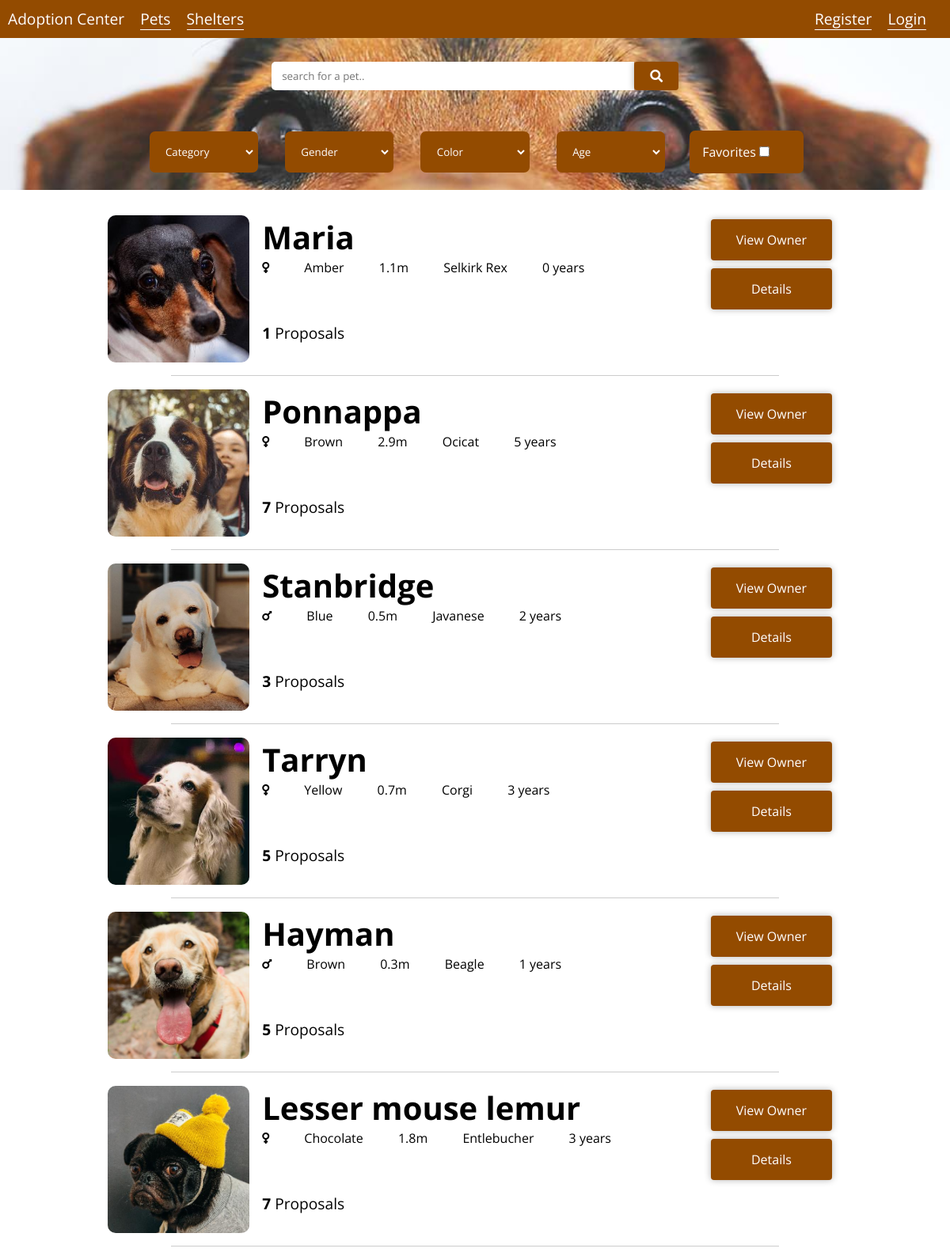
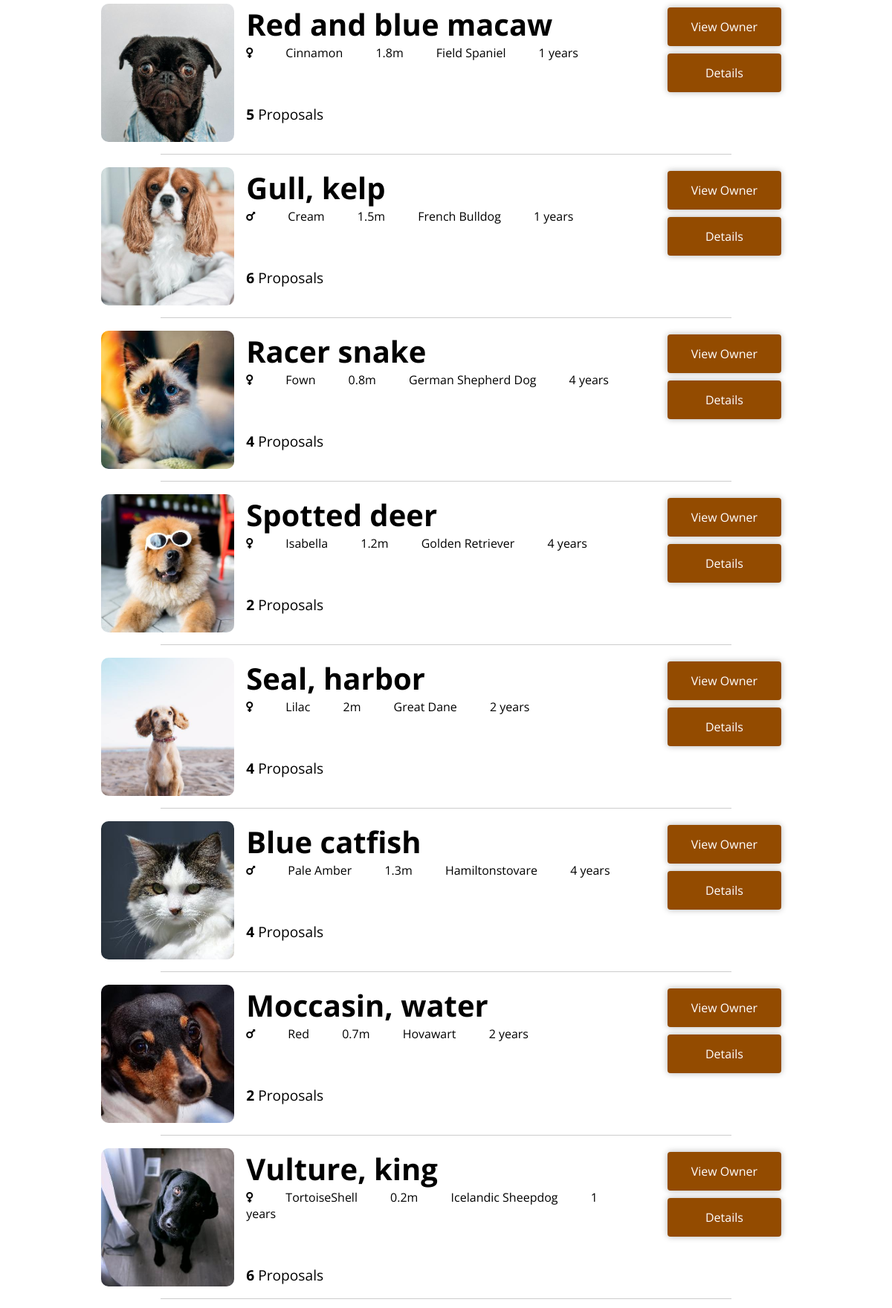
The page /pets_list.php (upper part) on the database its author committed (2 pictures, top to bottom).
### tables this page shows
CREATE TABLE Pets (
  pet_id    INTEGER PRIMARY KEY,
  name      VARCHAR,
  species   VARCHAR,
  size      FLOAT,
  color     VARCHAR,
  gender    INTEGER, -- (0 for male),
  info      VARCHAR,
  age       INTEGER,
  location  VARCHAR,
  state     VARCHAR -- Pets can be in several states (being prepared for adoption, prepared, proposal accepted, delivered, …).
);

### pets_list.php (called while the page is built, shortened)
<?php
include_once('database/connection.php');
include_once('database/pets.php');
$pets = getAllPets();
include('templates/common/header.php');
include('templates/common/navigation_bar.php');
include('templates/pets/pets_list.php');
include('templates/common/footer.php');

### database/pets.php (called while the page is built, shortened)
<?php
function getAllPets() {
    global $db;
    if ($stmt = $db->prepare('SELECT * FROM Pets')) {
        $stmt->execute();
        return $stmt->fetchAll();
    }
    else {
        printf('errno: %d, error: %s', $db->errorCode(), $db->errorInfo()[2]);
        die;
    }
}
function getNumberOfProposals($petID) {
    global $db;
    if ($stmt = $db->prepare('SELECT * FROM ProposalsUser WHERE pet_id = :id')) {
        $stmt->bindParam(':id', $petID);
        $stmt->execute();
        return count($stmt->fetchAll());
    }
    else {
        printf('errno: %d, error: %s', $db->errorCode(), $db->errorInfo()[2]);
        die;
    }
}
function getPetOwner($petID) {
    global $db;
    if ($stmt = $db->prepare('
        SELECT *
        FROM Pets, Users_Pets
        WHERE Pets.pet_id = :id
        AND Pets.pet_id = Users_Pets.pet_id')) {
        $stmt->bindParam(':id', $petID);
        $stmt->execute();
        $pets = $stmt->fetch();
        if (!empty($pets)) return [$pets['user_id'], "user"];
        $stmt = $db->prepare('
            SELECT *
            FROM Pets, Shelters_Pets
            WHERE Pets.pet_id = :id
            AND Pets.pet_id = Shelters_Pets.pet_id');
        $stmt->bindParam(':id', $petID);
        $stmt->execute();
        $pets = $stmt->fetch();
        return [$pets['shelter_id'], "shelter"];
    }
    else {
        printf('errno: %d, error: %s', $db->errorCode(), $db->errorInfo()[2]);
        die;
    }
}
function getImageByPetId($petID){
    global $db;
    if ($stmt = $db->prepare('SELECT * FROM Pets_Images WHERE pet_id = :id')) {
        $stmt->bindParam(':id', $petID);
        $stmt->execute();
        return $stmt->fetch()[0];
    }
    else {
        printf('errno: %d, error: %s', $db->errorCode(), $db->errorInfo()[2]);
        die;
    }
}

### templates/pets/pets_list.php (the view, shortened to what this page needs)
<section class="search" style="background-image: url('res/banner.jpg')">
    <form action="./pets_list.php" method="GET">
        <div id="search-wrap">
            <div id="search">
                <input type="text" autocomplete="off" name="search" placeholder="search for a pet..">
                <button type="submit"><i class="fas fa-search"></i></button>
            </div>
        </div>
        <select name="category">
            <option value="" disabled selected>Category</option>
        </select>
        <select name="gender">
            <option value="" disabled selected>Gender</option>
        </select>
        <select name="color">
            <option value="" disabled selected>Color</option>
        </select>
        <select name="age">
            <option value="" disabled selected>Age</option>
        </select>
        <label>Favorites
            <input type="checkbox" name="favorites">
        </label>
    </form>
</section>
<section class="pets-list">
    <?php
        $index=-1;
        foreach ($pets as $pet) { $index++; ?>
            <article class="pet-card">
                <a class="pet-image" href="pet_detail.php?id=<?= $pet['pet_id'] ?>" style="background-image: url('database/images/pets/thumbs_medium/<?= getImageByPetId($pet['pet_id']) ?>.jpg')"></a>
                <div class="pet-information">
                    <h1><?= $pet['name'] ?></h1>
                    <div class="pet-details">
                        <?php
                            if ($pet['gender'] == 0)
                                echo '<i class="fas fa-mars"></i>';
                            else
                                echo '<i class="fas fa-venus"></i>';
                        ?>
                        <span><?= $pet['color'] ?></span>
                        <span><?= $pet['size'] ?>m</span>
                        <span><?= $pet['species'] ?></span>
                        <span><?= $pet['age'] . ' years' ?></span>
                    </div>
                    <div class="pet-proposals">
                        <p><strong><?= getNumberOfProposals($pet['pet_id']) ?></strong> Proposals</p>
                    </div>
                </div>
                <div class="pet-links">
                    <?php
                        $owner = getPetOwner($pet['pet_id']);
                        if ($owner[1] == 'user')
                            echo '<a class="button" href="user_profile.php?id=' . $owner[0] . '">View Owner</a>';
                        else
                            echo '<a class="button" href="shelter_profile.php?id=' . $owner[0] . '">View Owner</a>';
                    ?>
                    <a class="button" href="pet_detail.php?id=<?= $pet['pet_id'] ?>">Details</a>
                </div>
            </article>
            <hr>
        <?php } ?>
</section>

### rows shown on the page
pets: name "Maria", gender 1 (drawn), color "Amber", size "1.1", species "Selkirk Rex", age "0", pet_id "1"
pets: shows a picture, name "Ponnappa", gender 1 (drawn), color "Brown", size "2.9", species "Ocicat", age "5", pet_id "7"
pets: shows a picture, name "Stanbridge", gender 0 (drawn), color "Blue", size "0.5", species "Javanese", age "2", pet_id "3"
pets: shows a picture, name "Tarryn", gender 1 (drawn), color "Yellow", size "0.7", species "Corgi", age "3", pet_id "5"
pets: shows a picture, name "Hayman", gender 0 (drawn), color "Brown", size "0.3", species "Beagle", age "1", pet_id "5"
pets: shows a picture, name "Lesser mouse lemur", gender 1 (drawn), color "Chocolate", size "1.8", species "Entlebucher", age "3", pet_id "7"
pets: shows a picture, name "Red and blue macaw", gender 1 (drawn), color "Cinnamon", size "1.8", species "Field Spaniel", age "1", pet_id "5"
pets: shows a picture, name "Gull, kelp", gender 0 (drawn), color "Cream", size "1.5", species "French Bulldog", age "1", pet_id "6"
pets: shows a picture, name "Racer snake", gender 1 (drawn), color "Fown", size "0.8", species "German Shepherd Dog", age "4", pet_id "4"
pets: shows a picture, name "Spotted deer", gender 1 (drawn), color "Isabella", size "1.2", species "Golden Retriever", age "4", pet_id "2"
pets: shows a picture, name "Seal, harbor", gender 1 (drawn), color "Lilac", size "2", species "Great Dane", age "2", pet_id "4"
pets: shows a picture, name "Blue catfish", gender 0 (drawn), color "Pale Amber", size "1.3", species "Hamiltonstovare", age "4", pet_id "4"
pets: name "Moccasin, water", gender 0 (drawn), color "Red", size "0.7", species "Hovawart", age "2", pet_id "2"
pets: shows a picture, name "Vulture, king", gender 1 (drawn), color "TortoiseShell", size "0.2", species "Icelandic Sheepdog", age "1", pet_id "6"
